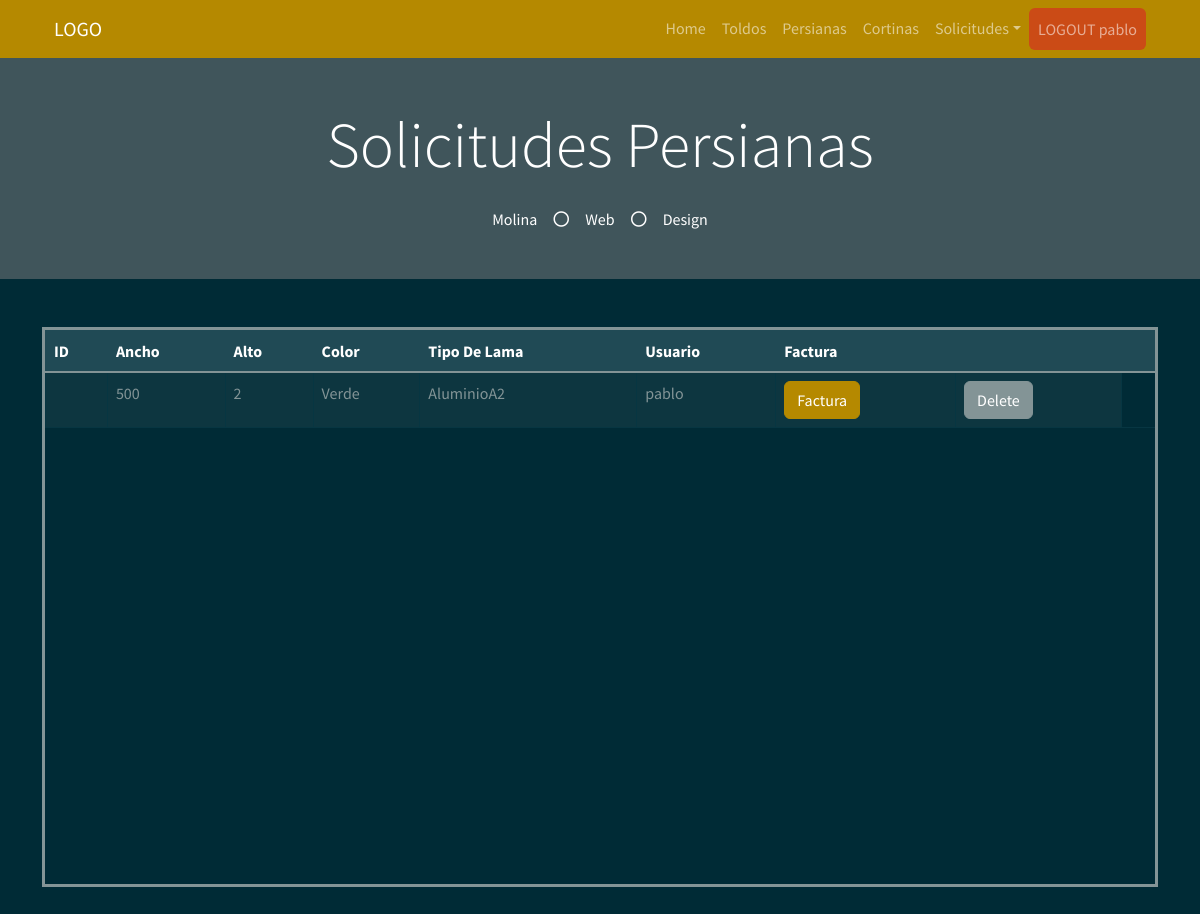
The page /solicitudes_p (signed in) on the database its author committed.
### myapp/models.py (models this page shows)
    class PresupuestoPersiana(db.Model):
        __tablename__ = "PresupuestoPersiana"  # Nombre de la tabla que se crea
        PresupuestoPersiana_id = db.Column("presupuestoPersiana_id", db.Integer, Sequence(
            'presupuestoPersiana_id_seq'),  primary_key=True)
        Ancho = db.Column(db.String(20))
        Alto = db.Column(db.Integer)
        Color = db.Column(db.String(30))
        TipoLama = db.Column(db.String(30))
        Usu = db.Column(db.String(30))

### myapp/views.py (the view)
    @app.route("/solicitudes_p", methods=["GET", "POST"])
    def solicitudes_p():
        usuario = session['usuario']
        usu = usuario
        list_solicitud = db_access["list_solicitudesP_filter"]
        solicitudes = list_solicitud(usu)
        return render_template("user/persianas/solicitudes_p.html", solicitudes=solicitudes, usu=usu)

### myapp/templates/user/persianas/solicitudes_p.html (shortened to what this page needs)
<!DOCTYPE html>
<html>
<head>
    <link href="https://cdn.jsdelivr.net/npm/bootstrap@5.1.3/dist/css/bootstrap.min.css" rel="stylesheet"
>
    <link rel="stylesheet" href="../static/style/bootstrap.min(8).css">
</head>
<body>
    {% include 'includes/navbar_user.html' %}
    <div class="jumbotron jumbotron-fluid bg-jumbotron" style=" background-color: rgba(128, 128, 128, 0.5);">
        <div class="container text-center py-5">
            <h3 class="text-white display-3 mb-4">Solicitudes Persianas</h3>
            <div class="d-inline-flex align-items-center text-white">
                <p class="m-0">Molina</p>
                <i class="far fa-circle px-3"></i>
                <p class="m-0">Web</p>
                <i class="far fa-circle px-3"></i>
                <p class="m-0">Design</p>
            </div>
        </div>
    </div>
    <div class="container my-5">
        <div style=" overflow:auto;  height: 70vh; border-style: solid;">
            <table class="table table-bordered mx-auto">
                <thead class="table-dark">
                    <tr class="table-active">
                        <th>ID</th>
                        <th>Ancho</th>
                        <th>Alto</th>
                        <th>Color</th>
                        <th>Tipo De Lama</th>
                        <th>Usuario</th>
                        <th>Factura</th>
                        <th></th>
                        <th></th>
                    </tr>
                </thead>
                <tbody>
                    {% for solicitud in solicitudes %}
                    <tr>
                        <td> {{ solicitud.PresupuestoToldo_id }} </td>
                        <td> {{ solicitud.Ancho }} </td>
                        <td> {{ solicitud.Alto }} </td>
                        <td> {{ solicitud.Color }} </td>
                        <td> {{ solicitud.TipoLama }} </td>
                        <td> {{ solicitud.Usu }} </td>
                        <td><a class="btn btn-primary"
                            href="/download_p_pdf_usu/{{solicitud.PresupuestoPersiana_id}}">Factura</a></td>
                        <form action="/delete_p_solicitud_user/{{solicitud.PresupuestoPersiana_id}}" method="POST"
                            id="deletFormp">
                            <td><input type="submit" value="Delete" class="btn btn-secondary" /></td>
                        </form>
                    </tr>
                    {% endfor %}
                </tbody>
            </table>
        </div>
    </div>
</body>
</html>

### myapp/templates/includes/navbar_user.html (shortened to what this page needs)
<link href="https://cdnjs.cloudflare.com/ajax/libs/font-awesome/5.10.0/css/all.min.css" rel="stylesheet">
<div class="container-fluid bg-primary">
    <div class="container">
        <nav class="navbar navbar-expand-lg navbar-dark">
            <div class="container-fluid">
                <a class="navbar-brand" href="#">LOGO</a>
                <div class="collapse navbar-collapse" id="navbarSupportedContent">
                    <ul class="navbar-nav ms-auto mb-2 mb-lg-0">
                        <li class="nav-item">
                            <a class="nav-link " aria-current="page" href="/inicio_usu">Home</a>
                        </li>
                        <li class="nav-item">
                            <a class="nav-link" href="/toldo_user">Toldos</a>
                        </li>
                        <li class="nav-item">
                            <a class="nav-link" href="/persianas_user">Persianas</a>
                        </li>
                        <li class="nav-item">
                            <a class="nav-link" href="/cortinas_user">Cortinas</a>
                        </li>
                        <li class="nav-item dropdown">
                            <a class="nav-link dropdown-toggle" id="solicitudesDropdown" role="button" data-bs-toggle="dropdown" aria-expanded="false">Solicitudes</a>
                        </li>
                        <li class="nav-item">
                            <a href="/logout" class="nav-link  bg-warning btn" tabindex="-1"
                                aria-disabled="true">LOGOUT {{usu}}</a>
                        </li>
                    </ul>
                </div>
            </div>
        </nav>
    </div>
</div>

### rows shown on the page
PresupuestoPersiana: Usu "pablo", Ancho "500", Alto "2", Color "Verde", TipoLama "AluminioA2"
